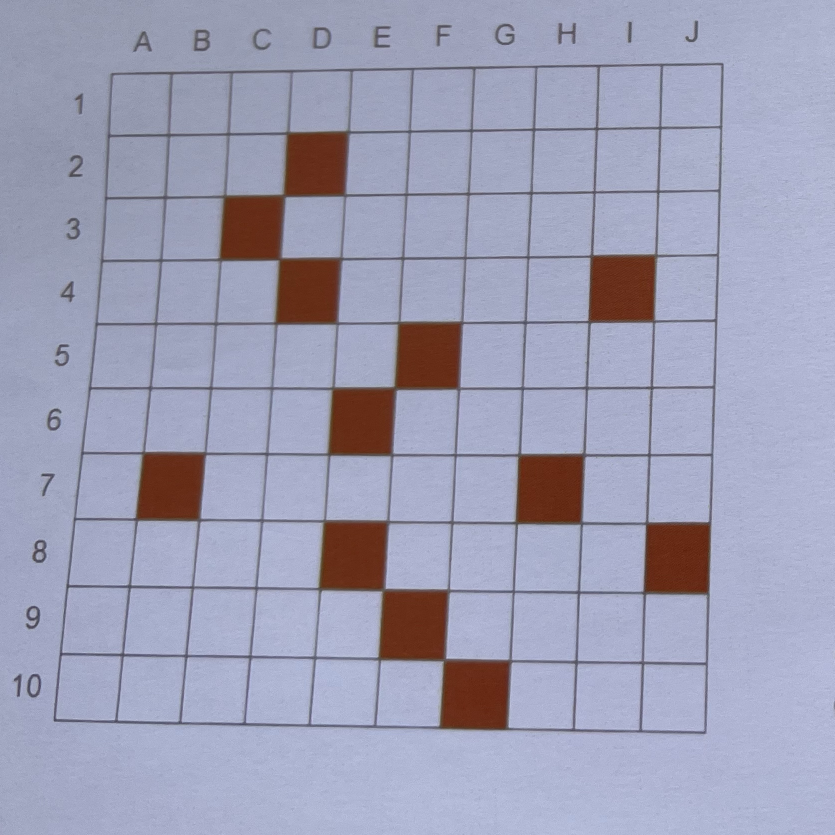
#> input picture Backend/uploads/grid.jpg, 1669 x 1670 px (shown at 1/2 size)
$ python test_process_grid_image.py
#> lines starting #> are read from the running program, lines starting #| are printed output that depends on the picture; after the words box and inside, x2 and y2 are one past the last pixel; in counts of white or black regions, pixels touching at a corner belong together
### Backend/process_grid_image.py
import json
import cv2
import numpy as np
import operator
import os

def distance_between(p1, p2):
    """Returns the scalar distance between two points"""
    a = p2[0] - p1[0]
    b = p2[1] - p1[1]
    return np.sqrt((a ** 2) + (b ** 2))

def pre_process_image(img, skip_dilate=False, flag=0):
    """Uses blurring, adaptive thresholding, and dilation to expose the main features of an image."""
    proc = cv2.GaussianBlur(img.copy(), (9, 9), 0)
    proc = cv2.adaptiveThreshold(proc, 255, cv2.ADAPTIVE_THRESH_GAUSSIAN_C, cv2.THRESH_BINARY, 11, 2)
    proc = cv2.bitwise_not(proc, proc)

    if not skip_dilate:
        kernel = np.array([[0., 1., 0.], [1., 1., 1.], [0., 1., 0.]], np.uint8)
        proc = cv2.dilate(proc, kernel)

    return proc

def find_corners_of_largest_polygon(img):
    """Finds the 4 extreme corners of the largest contour in the image."""
    contours, h = cv2.findContours(img.copy(), cv2.RETR_EXTERNAL, cv2.CHAIN_APPROX_SIMPLE)
    contours = sorted(contours, key=cv2.contourArea, reverse=True)
    polygon = contours[0]

    bottom_right, _ = max(enumerate([pt[0][0] + pt[0][1] for pt in polygon]), key=operator.itemgetter(1))
    top_left, _ = min(enumerate([pt[0][0] + pt[0][1] for pt in polygon]), key=operator.itemgetter(1))
    bottom_left, _ = min(enumerate([pt[0][0] - pt[0][1] for pt in polygon]), key=operator.itemgetter(1))
    top_right, _ = max(enumerate([pt[0][0] - pt[0][1] for pt in polygon]), key=operator.itemgetter(1))

    return [polygon[top_left][0], polygon[top_right][0], polygon[bottom_right][0], polygon[bottom_left][0]]

def crop_and_warp(img, crop_rect, flag=0):
    """Crops and warps a rectangular section from an image into a square of similar size."""
    top_left, top_right, bottom_right, bottom_left = crop_rect[0], crop_rect[1], crop_rect[2], crop_rect[3]

    src = np.array([top_left, top_right, bottom_right, bottom_left], dtype='float32')

    side = max([
        distance_between(bottom_right, top_right),
        distance_between(top_left, bottom_left),
        distance_between(bottom_right, bottom_left),
        distance_between(top_left, top_right)
    ])

    dst = np.array([[0, 0], [side - 1, 0], [side - 1, side - 1], [0, side - 1]], dtype='float32')

    m = cv2.getPerspectiveTransform(src, dst)

    warp = cv2.warpPerspective(img, m, (int(side), int(side)))

    return warp

def parse_grid(path, flag=0):
    original = cv2.imread(path, cv2.IMREAD_GRAYSCALE)

    if original is None:
        raise FileNotFoundError(f"Unable to load image at path: {path}")

    processed = pre_process_image(original, flag=flag)
    corners = find_corners_of_largest_polygon(processed)
    if not corners:
        raise ValueError("No corners were found in the image.")

    cropped = crop_and_warp(original, corners, flag)
    return cropped

def convert_to_binary_matrix(img, crossword_size=10):
    img_resized = cv2.resize(img, (crossword_size * 10, crossword_size * 10))
    binary_matrix = np.zeros((crossword_size, crossword_size), dtype=np.uint8)

    for i in range(crossword_size):
        for j in range(crossword_size):
            cell = img_resized[i*10:(i+1)*10, j*10:(j+1)*10]
            if np.mean(cell) > 127:
                binary_matrix[i, j] = 1
            else:
                binary_matrix[i, j] = 0

    return binary_matrix

def export_to_json(matrix, filename):
    matrix_list = matrix.tolist()
    cross_dict = {"matrix_binaire": matrix_list}

    with open(filename, 'w') as json_file:
        json.dump(cross_dict, json_file, indent=4)
    print(f"Matrix exported to {filename}")

### Backend/test_process_grid_image.py
import process_grid_image

def test_parse_grid():
    image_path = "uploads/grid.jpg"
    try:
        cropped_crossword = process_grid_image.parse_grid(image_path, flag=0)
#> in parse_grid, `original = cv2.imread(path, cv2.IMREAD_GRAYSCALE)`:
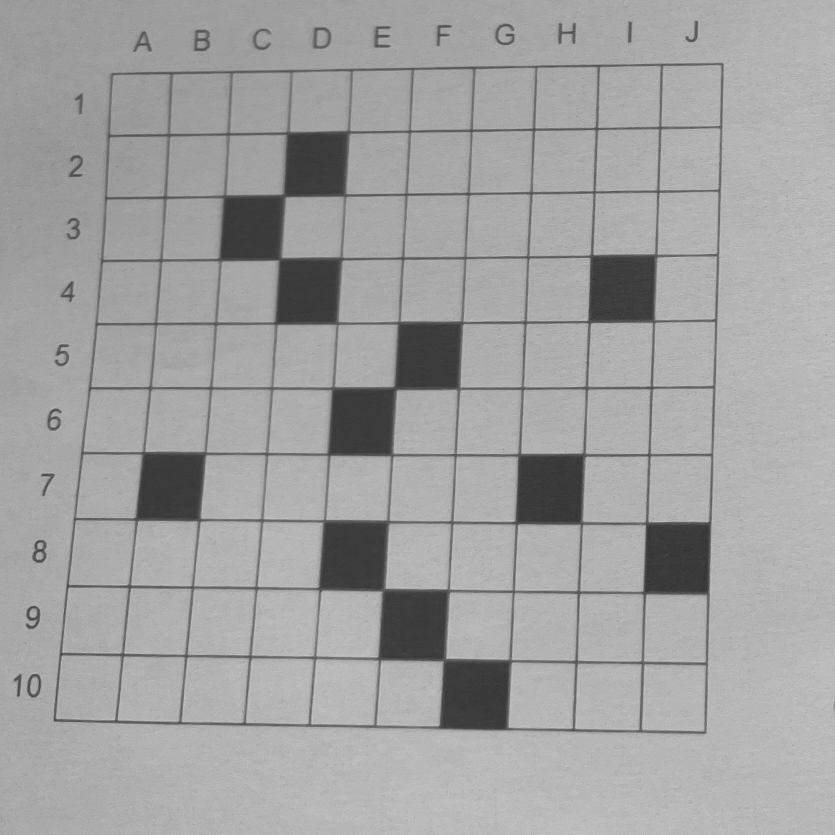
#> original: shape (1670, 1669) (shown at 1/2 size); min 42, max 209, mean 161.4
#> in pre_process_image, `proc = cv2.adaptiveThreshold(proc, 255, cv2.ADAPTIVE_THRESH_GAUSSIAN_C..`:
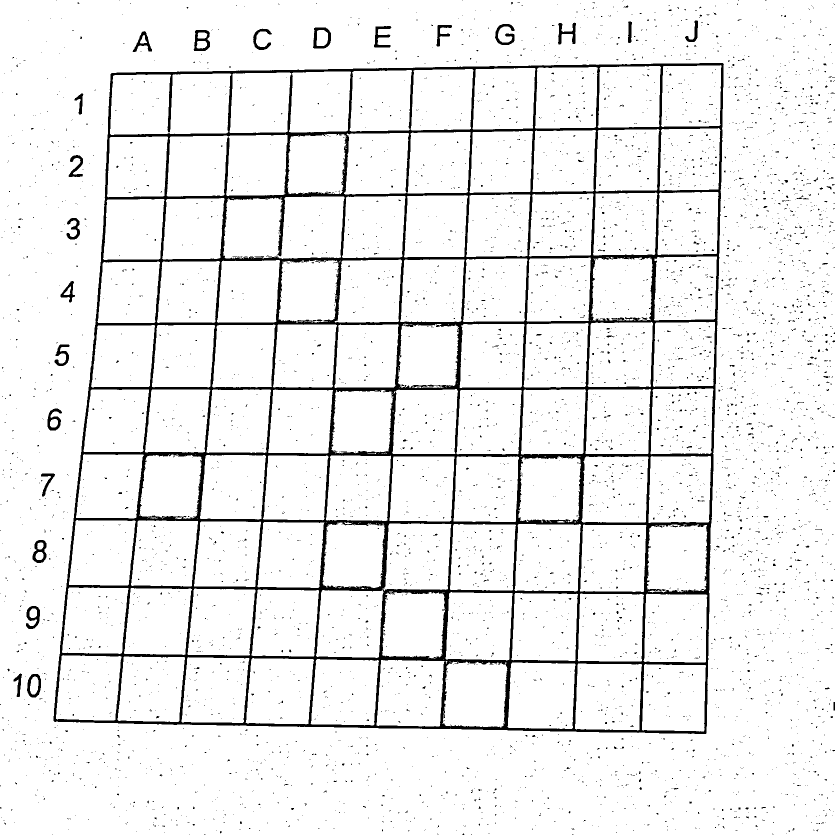
#> proc: shape (1670, 1669) (shown at 1/2 size); 93.4% white; 5130 black regions (5064 under 20 px), largest, box (x1, y1, x2, y2) and area: (107, 126, 1448, 1468) 152450, (387, 60, 420, 102) 706, (626, 55, 662, 97) 674
#> in pre_process_image, `proc = cv2.bitwise_not(proc, proc)`:
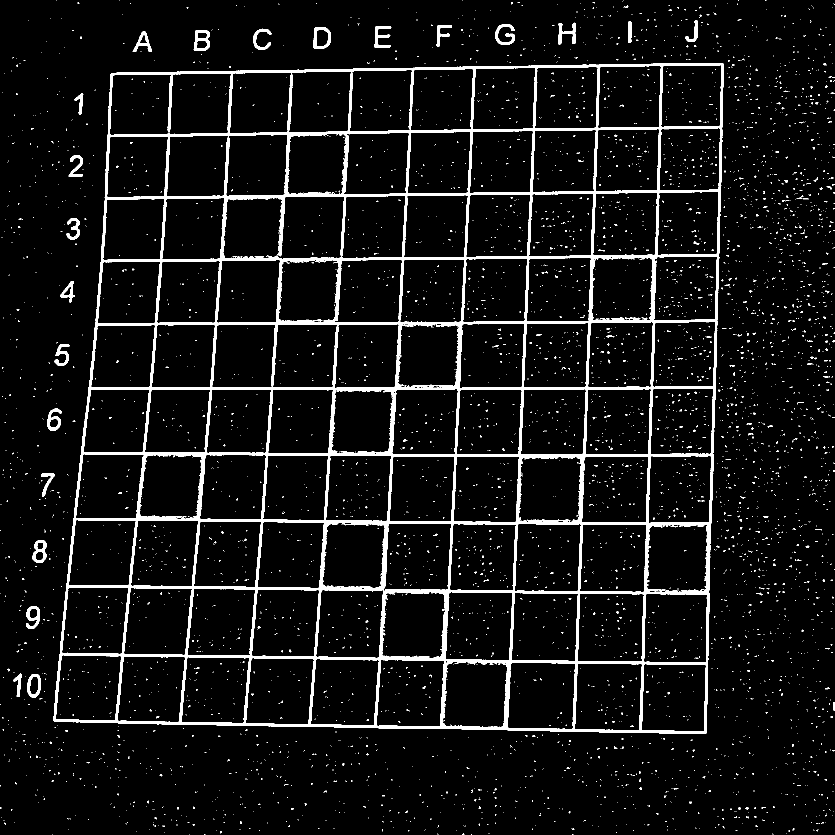
#> proc: shape (1670, 1669) (shown at 1/2 size); 6.6% white; 5130 white regions (5064 under 20 px), largest, box (x1, y1, x2, y2) and area: (107, 126, 1448, 1468) 152450, (387, 60, 420, 102) 706, (626, 55, 662, 97) 674
#> in pre_process_image, `proc = cv2.dilate(proc, kernel)`:
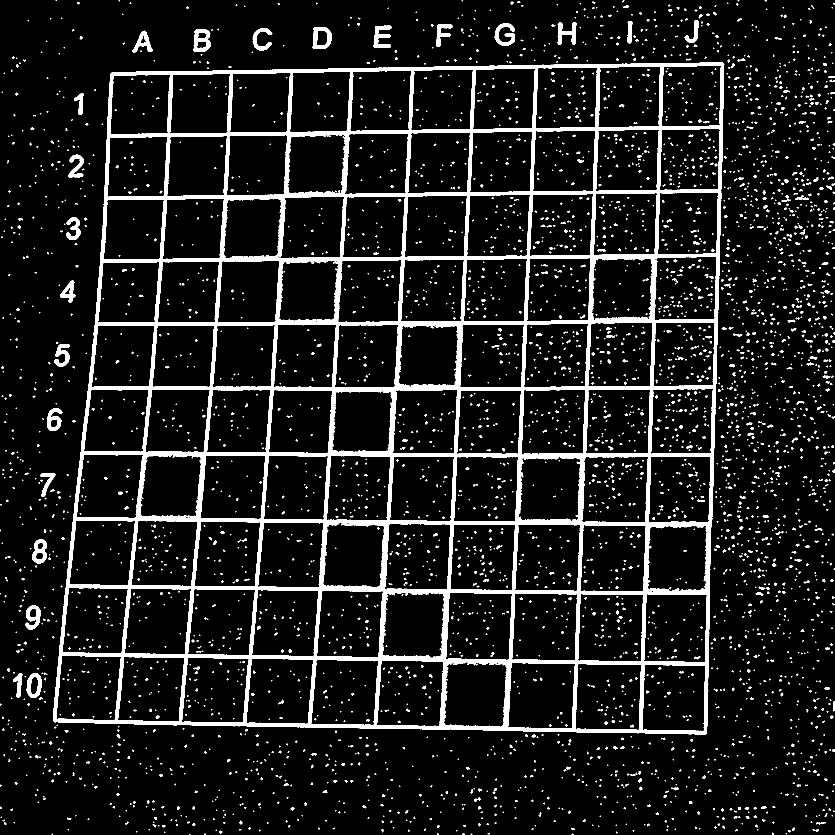
#> proc: shape (1670, 1669) (shown at 1/2 size); 10% white; 4405 white regions (3561 under 20 px)
#> in find_corners_of_largest_polygon, `contours, h = cv2.findContours(img.copy(), cv2.RETR_EXTERNAL, cv2.CHAI..`: contours = 2223 contours, 2042 with area under 20; largest, box (x1, y1, x2, y2) and area: (106, 125, 1449, 1469) 1666553, (625, 54, 663, 98) 1390, (386, 59, 421, 103) 1248, (53, 1347, 83, 1396) 1130, (64, 1079, 94, 1127) 1065; h = 2223 rows, first 6: [1, -1, -1, -1], [2, 0, -1, -1], [3, 1, -1, -1], [4, 2, -1, -1], [5, 3, -1, -1], [6, 4, -1, -1]
#> in find_corners_of_largest_polygon, `polygon = contours[0]`: polygon = contour of 709 points, box (x1, y1, x2, y2) (106, 125, 1449, 1469), area 1666553
#> in find_corners_of_largest_polygon, `bottom_right, _ = max(enumerate([pt[0][0] + pt[0][1] for pt in polygon..`: bottom_right = 515
#> in find_corners_of_largest_polygon, `top_left, _ = min(enumerate([pt[0][0] + pt[0][1] for pt in polygon]), ..`: top_left = 121
#> in find_corners_of_largest_polygon, `bottom_left, _ = min(enumerate([pt[0][0] - pt[0][1] for pt in polygon]..`: bottom_left = 404
#> in find_corners_of_largest_polygon, `top_right, _ = max(enumerate([pt[0][0] - pt[0][1] for pt in polygon]),..`: top_right = 707
#> in parse_grid, `corners = find_corners_of_largest_polygon(processed)`: corners = [[223, 145], [1447, 127], [1411, 1468], [106, 1441]]
#> in crop_and_warp, `top_left, top_right, bottom_right, bottom_left = crop_rect[0], crop_re..`: top_left = [223, 145]; top_right = [1447, 127]; bottom_right = [1411, 1468]; bottom_left = [106, 1441]
#> in crop_and_warp, `src = np.array([top_left, top_right, bottom_right, bottom_left], dtype..`: src has the same summary as corners in parse_grid
#> in distance_between, `a = p2[0] - p1[0]`: a = 36
#> in distance_between, `b = p2[1] - p1[1]`: b = -1341
#> in crop_and_warp, `side = max([ distance_between(bottom_right, top_right), distance_betwe..`: side = 1341.5
#> in crop_and_warp, `dst = np.array([[0, 0], [side - 1, 0], [side - 1, side - 1], [0, side ..`: dst = [[0, 0], [1340.5, 0], [1340.5, 1340.5], [0, 1340.5]]
#> in crop_and_warp, `m = cv2.getPerspectiveTransform(src, dst)`: m = [[1.15, 0.104, -271.4], [0.0165, 1.12, -166.2], [2.85e-05, 5.52e-05, 1]]
#> in crop_and_warp, `warp = cv2.warpPerspective(img, m, (int(side), int(side)))`:
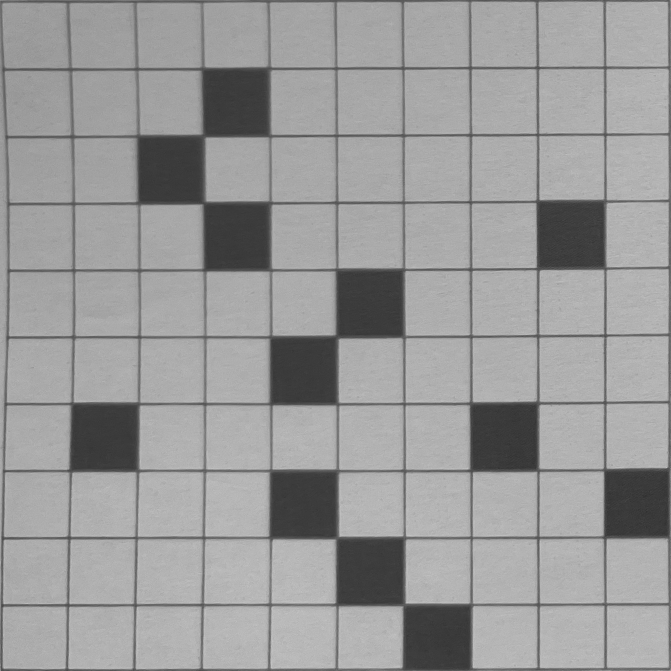
#> warp: shape (1341, 1341) (shown at 1/2 size); min 45, max 202, mean 153.9
        if cropped_crossword is not None and cropped_crossword.size > 0:
            binary_matrix = process_grid_image.convert_to_binary_matrix(cropped_crossword, crossword_size=10)
#> in convert_to_binary_matrix, `img_resized = cv2.resize(img, (crossword_size * 10, crossword_size * 1..`:
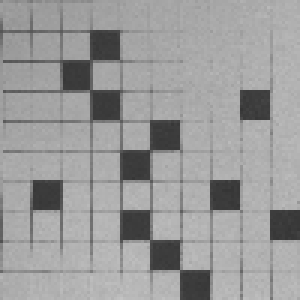
#> img_resized: shape (100, 100) (shown 3 times larger); min 53, max 195, mean 155
            print(binary_matrix)
#| [[1 1 1 1 1 1 1 1 1 1]
#|  [1 1 1 0 1 1 1 1 1 1]
#|  [1 1 0 1 1 1 1 1 1 1]
#|  [1 1 1 0 1 1 1 1 0 1]
#|  [1 1 1 1 1 0 1 1 1 1]
#|  [1 1 1 1 0 1 1 1 1 1]
#|  [1 0 1 1 1 1 1 0 1 1]
#|  [1 1 1 1 0 1 1 1 1 0]
#|  [1 1 1 1 1 0 1 1 1 1]
#|  [1 1 1 1 1 1 0 1 1 1]]

            json_filename = "json/crossword_binary_matrix.json"
            process_grid_image.export_to_json(binary_matrix, json_filename)
#> in export_to_json, `matrix_list = matrix.tolist()`: matrix_list = 10 items, first 6: [1, 1, 1, 1, 1, 1, 1, 1, 1, 1], [1, 1, 1, 0, 1, 1, 1, 1, 1, 1], [1, 1, 0, 1, 1, 1, 1, 1, 1, 1], [1, 1, 1, 0, 1, 1, 1, 1, 0, 1], [1, 1, 1, 1, 1, 0, 1, 1, 1, 1], [1, 1, 1, 1, 0, 1, 1, 1, 1, 1]
        else:
            print("No crossword image could be processed.")
    except Exception as e:
        print(f"An error occurred: {str(e)}")

if __name__ == "__main__":
    test_parse_grid()
